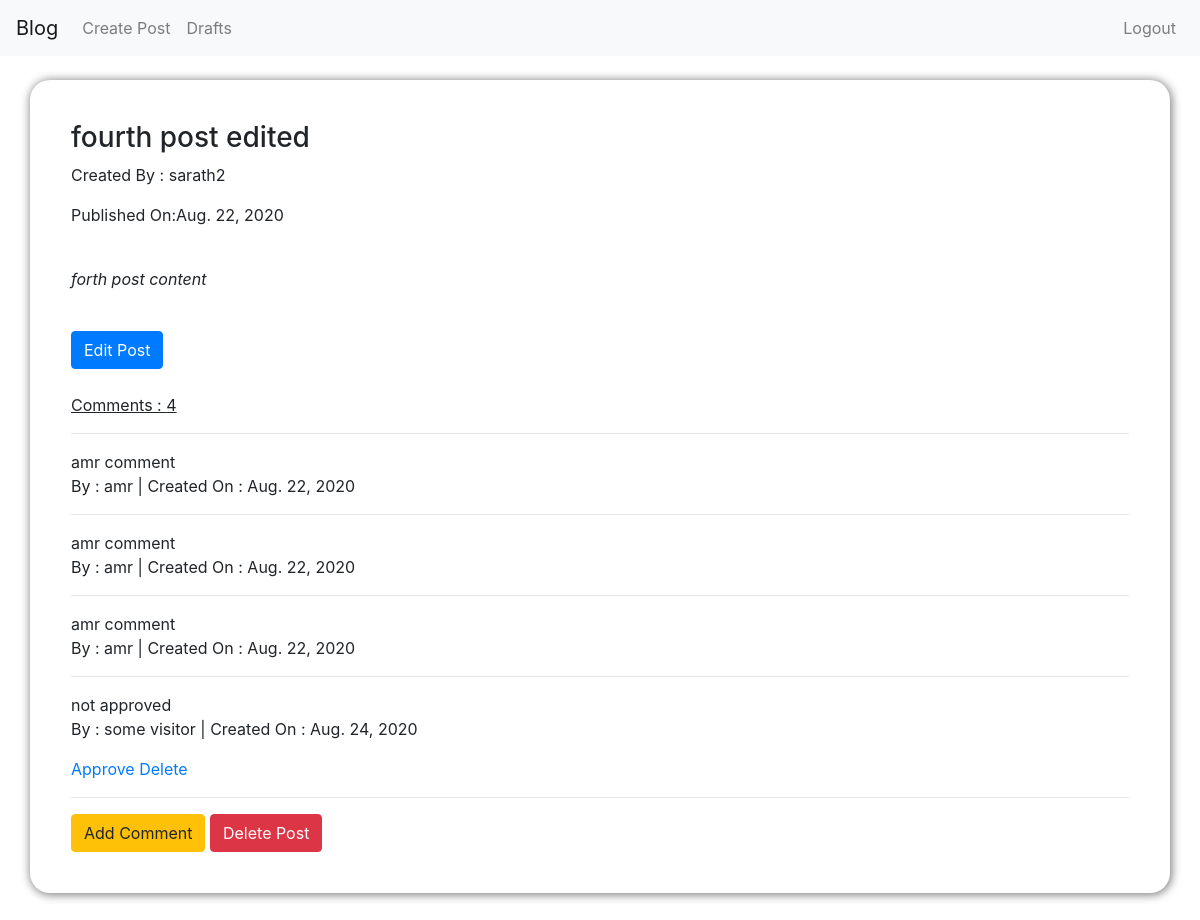
/blog_app/post/2/ (signed in), run on an earlier commit of the app's database.
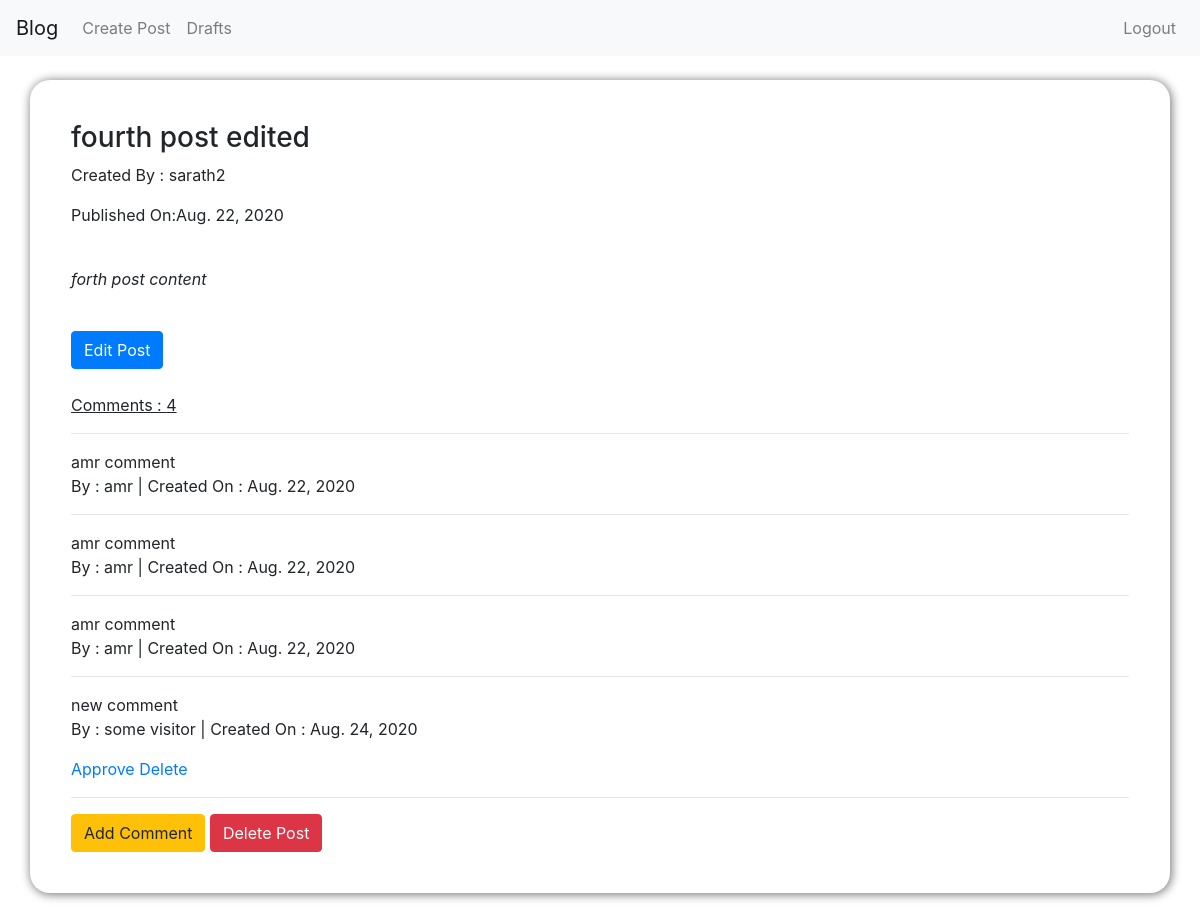
And on a later commit of the database.
### blog_app/models.py (models this page shows, shortened)
class Comment(models.Model):
    post = models.ForeignKey(Post , related_name="comments")
    commenter = models.CharField(max_length = 264)
    comment = models.TextField()
    created_date = models.DateField(default = timezone.now)
    approved_comment = models.BooleanField(default = False)

### blog_app/views.py (the view)
# urls.py: url(r'^post/(?P<pk>\d+)/$',views.PostDetailView.as_view(),name="post_detail"),
class PostDetailView(DetailView):
    model = Post
    template_name = 'blog_app/post_detail.html'
    context_object_name = 'post_detail'

### blog_app/templates/blog_app/post_detail.html (shortened to what this page needs)
{% extends 'blog_app/base.html'%}
{% block content%}
    <div class="post_div container-sm">
        <h3>{{post_detail.title}}</h3>
        <p>Created By : {{post_detail.author}}</p>
        {% if post_detail.published_date%}
            <p>Published On:{{post_detail.published_date}}</p>
        {% endif%}
        <br>
        <p><i>{{post_detail.text}}</i></p>
        <br>
        {% if user.is_authenticated %}
            <a class="btn btn-primary" href="{% url 'blog_app:post_update' pk=post_detail.pk%}">Edit Post</a>
        {% endif %}
        <br>
        <br>
        <p><u>Comments : {{post_detail.comments.count}}</u></p>
        <hr>
        {% for comment in post_detail.comments.all %}
            <div>
                {{comment.comment}}
                <p>By : {{comment.commenter}} | Created On : {{comment.created_date}}</p>
                {% if not comment.approved_comment %}
                    {% if user.is_authenticated %}
                        <a href="{% url 'blog_app:comment_approve' pk=comment.pk %}">Approve</a>
                        <a href="{% url 'blog_app:comment_delete' pk=comment.pk %}">Delete</a>
                    {% endif%}
                {% endif%}
            </div>
            <hr>
        {% endfor %}
        <a class="btn btn-warning" href="{% url 'blog_app:add_comment' pk=post_detail.pk%}">Add Comment</a>
        {% if user.is_authenticated %}
            <a class="btn btn-danger" href="{% url 'blog_app:post_delete' pk=post_detail.pk%}">Delete Post</a>
        {% endif %}
    </div>
{% endblock%}

What changed in the data, as far as the page shows it:
removed Comment: comment "not approved", commenter "some visitor", created_date "Aug. 24, 2020", approved_comment "Approve"
added Comment: comment "new comment", commenter "some visitor", created_date "Aug. 24, 2020", approved_comment "Approve"
